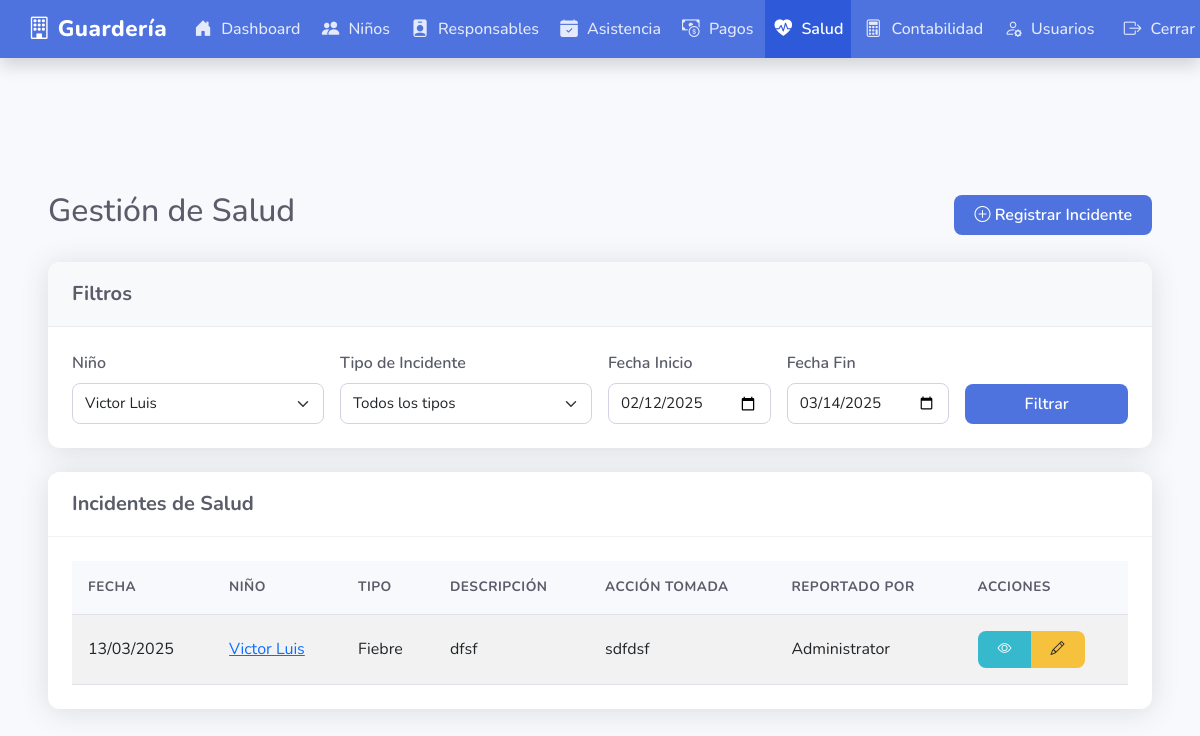
The page /health/index.php?child_id=1 (signed in) on the database its author committed.
### tables this page shows
CREATE TABLE health_incidents (
        id INTEGER PRIMARY KEY AUTOINCREMENT,
        child_id INTEGER,
        incident_date DATETIME NOT NULL,
        incident_type TEXT NOT NULL,
        description TEXT NOT NULL,
        action_taken TEXT NOT NULL,
        reported_by INTEGER,
        created_at DATETIME DEFAULT CURRENT_TIMESTAMP,
        FOREIGN KEY (child_id) REFERENCES children(id),
        FOREIGN KEY (reported_by) REFERENCES users(id)
    );

CREATE TABLE children (
        id INTEGER PRIMARY KEY AUTOINCREMENT,
        first_name TEXT NOT NULL,
        last_name TEXT NOT NULL,
        birth_date DATE NOT NULL,
        enrollment_date DATE NOT NULL,
        allergies TEXT,
        special_notes TEXT,
        status TEXT DEFAULT "active",
        created_at DATETIME DEFAULT CURRENT_TIMESTAMP
    );

CREATE TABLE users (
        id INTEGER PRIMARY KEY AUTOINCREMENT,
        username TEXT NOT NULL UNIQUE,
        password TEXT NOT NULL,
        role TEXT NOT NULL,
        name TEXT NOT NULL,
        active INTEGER DEFAULT 1,
        created_at DATETIME DEFAULT CURRENT_TIMESTAMP
    );

### db/connection.php (called while the page is built, shortened)
<?php
class Database {
    private static $instance = null;
    private $db;
    private function __construct() {
        try {
            $this->db = new SQLite3(__DIR__ . '/daycare.db');
            $this->db->enableExceptions(true);
        } catch (Exception $e) {
            die('Database connection failed: ' . $e->getMessage());
        }
    }
    public static function getInstance() {
        if (self::$instance === null) {
            self::$instance = new self();
        }
        return self::$instance;
    }
    public function query($sql, $params = []) {
        try {
            $stmt = $this->db->prepare($sql);
            foreach ($params as $param => $value) {
                $type = is_int($value) ? SQLITE3_INTEGER : SQLITE3_TEXT;
                if ($stmt->bindValue($param, $value, $type) === false) {
                    throw new Exception('Failed to bind parameter ' . $param);
                }
            }
            $result = $stmt->execute();
            return $result;
        } catch (Exception $e) {
            throw new Exception('Query failed: ' . $e->getMessage());
        }
    }
}
?>

### health/index.php (the view, shortened to what this page needs)
<?php
require_once '../db/connection.php';
$db = Database::getInstance();
$page = isset($_GET['page']) ? (int)$_GET['page'] : 1;
$per_page = 15;
$offset = ($page - 1) * $per_page;
$child_id = isset($_GET['child_id']) ? (int)$_GET['child_id'] : 0;
$start_date = isset($_GET['start_date']) ? $_GET['start_date'] : date('Y-m-d', strtotime('-30 days'));
$end_date = isset($_GET['end_date']) ? $_GET['end_date'] : date('Y-m-d');
$conditions = [];
$params = [];
if ($child_id) {
    $conditions[] = 'hi.child_id = :child_id';
    $params[':child_id'] = $child_id;
}
$conditions[] = 'date(hi.incident_date) BETWEEN :start_date AND :end_date';
$params[':start_date'] = $start_date;
$params[':end_date'] = $end_date;
$where_clause = !empty($conditions) ? 'WHERE ' . implode(' AND ', $conditions) : '';
$query = 'SELECT hi.*, c.first_name, c.last_name, u.name as reporter_name
          FROM health_incidents hi
          JOIN children c ON hi.child_id = c.id
          LEFT JOIN users u ON hi.reported_by = u.id
          ' . $where_clause . '
          ORDER BY hi.incident_date DESC
          LIMIT :limit OFFSET :offset';
$params[':limit'] = $per_page;
$params[':offset'] = $offset;
$incidents_result = $db->query($query, $params);
$incidents = [];
while ($incident = $incidents_result->fetchArray(SQLITE3_ASSOC)) {
    $incidents[] = $incident;
}
$children_result = $db->query('SELECT id, first_name, last_name FROM children WHERE status = "active" ORDER BY last_name, first_name');
$children = [];
while ($child = $children_result->fetchArray(SQLITE3_ASSOC)) {
    $children[] = $child;
}
?>
<?php
include '../templates/header.php';
?>
        <main class="main-content">
        <div class="d-flex justify-content-between align-items-center mb-4">
            <h2>Gestión de Salud</h2>
            <a href="register.php" class="btn btn-primary">
                <i class="bi bi-plus-circle"></i> Registrar Incidente
            </a>
        </div>
        <div class="card mb-4">
            <div class="card-header bg-light">
                <h5 class="mb-0">Filtros</h5>
            </div>
            <div class="card-body">
                <form method="GET" action="" class="row g-3">
                    <div class="col-md-3">
                        <label for="child_id" class="form-label">Niño</label>
                        <select class="form-select" id="child_id" name="child_id">
                            <?php foreach ($children as $child): ?>
                                <option value="<?php echo $child['id']; ?>" <?php echo $child_id == $child['id'] ? 'selected' : ''; ?>>
                                    <?php echo htmlspecialchars($child['first_name'] . ' ' . $child['last_name']); ?>
                                </option>
                            <?php endforeach; ?>
                        </select>
                    </div>
                    <div class="col-md-3">
                        <label for="incident_type" class="form-label">Tipo de Incidente</label>
                        <select class="form-select" id="incident_type" name="incident_type">
                            <option value="">Todos los tipos</option>
                        </select>
                    </div>
                    <div class="col-md-2">
                        <label for="start_date" class="form-label">Fecha Inicio</label>
                        <input type="date" class="form-control" id="start_date" name="start_date" value="<?php echo $start_date; ?>">
                    </div>
                    <div class="col-md-2">
                        <label for="end_date" class="form-label">Fecha Fin</label>
                        <input type="date" class="form-control" id="end_date" name="end_date" value="<?php echo $end_date; ?>">
                    </div>
                    <div class="col-md-2 d-flex align-items-end">
                        <button type="submit" class="btn btn-primary w-100">Filtrar</button>
                    </div>
                </form>
            </div>
        </div>
        <div class="card">
            <div class="card-header">
                <h5 class="mb-0">Incidentes de Salud</h5>
            </div>
            <div class="card-body">
                <div class="table-responsive">
                    <table class="table table-striped table-hover">
                        <thead>
                            <tr>
                                <th>Fecha</th>
                                <th>Niño</th>
                                <th>Tipo</th>
                                <th>Descripción</th>
                                <th>Acción Tomada</th>
                                <th>Reportado Por</th>
                                <th>Acciones</th>
                            </tr>
                        </thead>
                        <tbody>
                            <?php if (empty($incidents)): ?>
                                <tr>
                                    <td colspan="7" class="text-center">No hay incidentes registrados para los filtros seleccionados</td>
                                </tr>
                            <?php else: ?>
                                <?php foreach ($incidents as $incident): ?>
                                    <tr>
                                        <td><?php echo date('d/m/Y', strtotime($incident['incident_date'])); ?></td>
                                        <td>
                                            <a href="../children/view.php?id=<?php echo $incident['child_id']; ?>">
                                                <?php echo htmlspecialchars($incident['first_name'] . ' ' . $incident['last_name']); ?>
                                            </a>
                                        </td>
                                        <td><?php echo htmlspecialchars($incident['incident_type']); ?></td>
                                        <td><?php echo htmlspecialchars(substr($incident['description'], 0, 50)) . (strlen($incident['description']) > 50 ? '...' : ''); ?></td>
                                        <td><?php echo htmlspecialchars(substr($incident['action_taken'], 0, 50)) . (strlen($incident['action_taken']) > 50 ? '...' : ''); ?></td>
                                        <td><?php echo htmlspecialchars($incident['reporter_name']); ?></td>
                                        <td>
                                            <div class="btn-group btn-group-sm" role="group">
                                                <a href="view.php?id=<?php echo $incident['id']; ?>" class="btn btn-info" title="Ver detalles">
                                                    <i class="bi bi-eye"></i>
                                                </a>
                                                <a href="edit.php?id=<?php echo $incident['id']; ?>" class="btn btn-warning" title="Editar">
                                                    <i class="bi bi-pencil"></i>
                                                </a>
                                            </div>
                                        </td>
                                    </tr>
                                <?php endforeach; ?>
                            <?php endif; ?>
                        </tbody>
                    </table>
                </div>
            </div>
        </div>
    </main>
<?php include '../templates/footer.php'; ?>

### assets/css/main.css (style rules this page uses)
:root { --primary-color: #4e73df; --secondary-color: #2e59d9; --success-color: #1cc88a; --info-color: #36b9cc; --warning-color: #f6c23e; --danger-color: #e74a3b; --light-color: #f8f9fc; --dark-color: #5a5c69; --border-radius: 0.75rem; --box-shadow: 0 0.15rem 1.75rem 0 rgba(58, 59, 69, 0.15); --transition-speed: 0.3s; }
body { font-family: 'Nunito', sans-serif; background-color: var(--light-color); color: var(--dark-color); overflow-x: hidden; min-height: 100vh; display: flex; flex-direction: column; }
main, .main-content { margin-left: 0; margin-top: 60px; padding: 1.5rem; transition: margin-left var(--transition-speed) ease-in-out; flex: 1; }
.card { border-radius: var(--border-radius); border: none; box-shadow: var(--box-shadow); transition: all var(--transition-speed) ease; margin-bottom: 1.5rem; overflow: hidden; }
.card-header { background-color: white; border-bottom: 1px solid rgba(0, 0, 0, 0.05); padding: 1.25rem 1.5rem; display: flex; align-items: center; }
.card-header h5 { font-weight: 700; margin-bottom: 0; color: var(--dark-color); }
.card-body { padding: 1.5rem; }
.table { margin-bottom: 0; width: 100%; border-collapse: collapse; }
.table th { font-weight: 700; text-transform: uppercase; font-size: 0.85rem; letter-spacing: 0.5px; padding: 1rem; border-top: none; background-color: var(--light-color); color: var(--dark-color); }
.table td { padding: 1rem; vertical-align: middle; border-bottom: 1px solid #dee2e6; }
.btn { font-weight: 600; padding: 0.5rem 1.25rem; border-radius: 0.5rem; transition: all 0.2s ease; border: none; cursor: pointer; }
.btn-primary { background-color: var(--primary-color); color: #fff; }
.btn-info { background-color: var(--info-color); color: #fff; }
.btn-warning { background-color: var(--warning-color); color: #212529; }
.form-control { width: 100%; padding: 0.5rem 0.75rem; border: 1px solid #d1d3e2; border-radius: 0.5rem; transition: border-color 0.2s; font-size: 0.95rem; }
.form-select { width: 100%; padding: 0.5rem 2.25rem 0.5rem 0.75rem; border: 1px solid #d1d3e2; border-radius: 0.5rem; transition: border-color 0.2s; font-size: 0.95rem; background-position: right 0.75rem center; }
.form-label { font-weight: 600; margin-bottom: 0.5rem; color: var(--dark-color); }
@media (min-width: 768px) { main { padding-top: 60px; } }

### rows shown on the page
health_incidents: incident_date "13/03/2025", child.last_name "Victor Luis", incident_type "Fiebre", description "dfsf", action_taken "sdfdsf", reported_by.name "Administrator"

### other values the page prints
form field child_id "Victor Luis"
